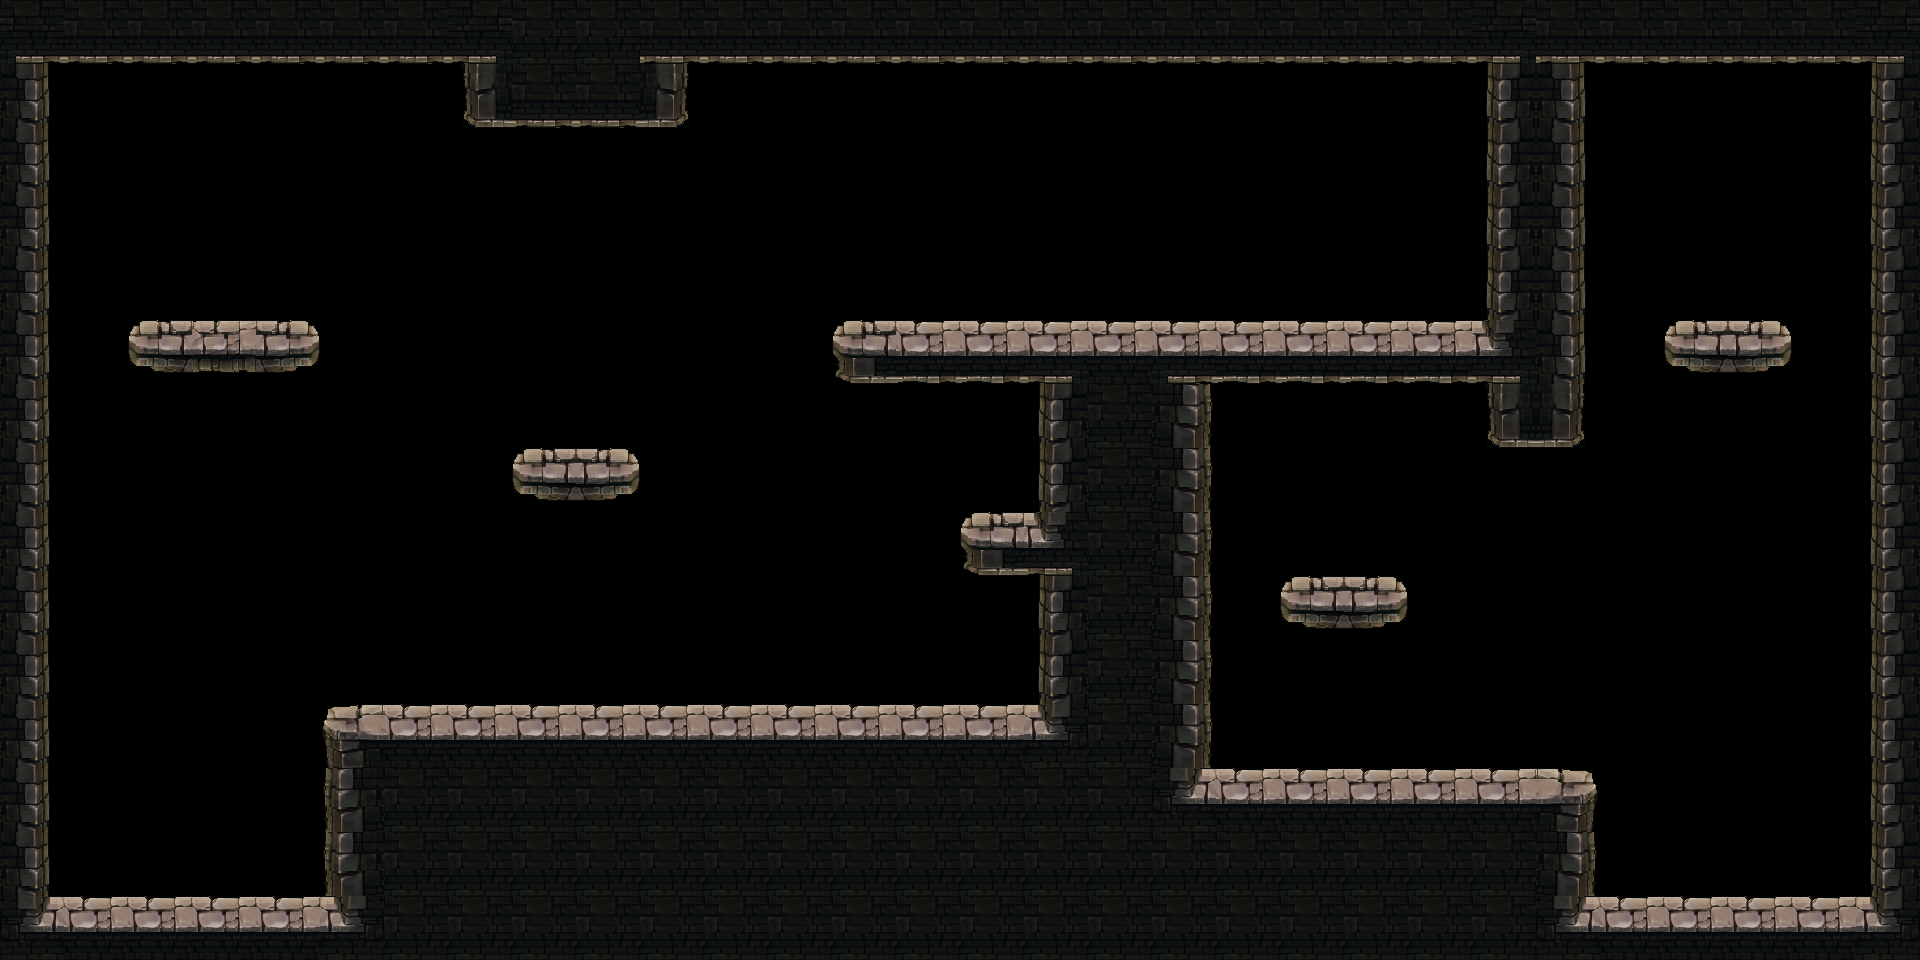

A 2D game scene composited from a Tiled map and its tileset images. What follows is a short description and the map's XML, with every tile layer's data as written:
An orthogonal 30x15 tile map with 64x64 px tiles, 2 tile layers (solido, plataforma).

<map version="1.0" tiledversion="1.0.3" orientation="orthogonal" renderorder="right-down" width="30" height="15" tilewidth="64" tileheight="64" nextobjectid="1">
 <tileset firstgid="1" name="Tileset_oficial_v2" tilewidth="64" tileheight="64" tilecount="288" columns="18">
  <image source="../PNGs/Tileset_oficial_v4.png" width="1152" height="1024" />
 </tileset>
 <layer name="solido" width="30" height="15">
  <data encoding="csv">
146,55,55,55,55,55,55,150,202,202,55,55,55,55,55,55,55,55,55,55,55,55,55,150,55,55,55,55,55,150,
164,0,0,0,0,0,0,114,55,55,115,0,0,0,0,0,0,0,0,0,0,0,0,222,164,0,0,0,0,204,
164,0,0,0,0,0,0,0,0,0,0,0,0,0,0,0,0,0,0,0,0,0,0,222,164,0,0,0,0,222,
164,0,0,0,0,0,0,0,0,0,0,0,0,0,0,0,0,0,0,0,0,0,0,222,164,0,0,0,0,222,
164,0,0,0,0,0,0,0,0,0,0,0,0,0,0,0,0,0,0,0,0,0,0,222,164,0,0,0,0,222,
164,0,0,0,0,0,0,0,0,0,0,0,0,0,0,0,113,63,111,0,0,0,0,42,164,0,0,0,0,222,
164,0,0,0,0,0,0,0,0,0,0,0,0,0,0,0,131,202,203,0,0,0,0,114,115,0,0,0,0,222,
164,0,0,0,0,0,0,0,0,0,0,0,0,0,0,0,131,202,203,0,0,0,0,0,0,0,0,0,0,222,
164,0,0,0,0,0,0,0,0,0,0,0,0,0,0,0,42,202,203,0,0,0,0,0,0,0,0,0,0,222,
164,0,0,0,0,0,0,0,0,0,0,0,0,0,0,0,131,202,203,0,0,0,0,0,0,0,0,0,0,222,
164,0,0,0,0,0,0,0,0,0,0,0,0,0,0,0,131,202,203,0,0,0,0,0,0,0,0,0,0,222,
182,0,0,0,0,62,237,237,237,237,237,237,237,237,237,237,240,202,203,0,0,0,0,0,0,0,0,0,0,222,
200,0,0,0,0,183,202,202,202,202,202,202,202,202,202,202,202,202,236,237,237,237,237,237,167,0,0,0,0,222,
218,0,0,0,0,201,202,202,202,202,202,202,202,202,202,202,202,202,202,202,202,202,202,202,203,0,0,0,0,222,
236,237,237,237,238,240,202,202,202,202,202,202,202,202,202,202,202,202,202,202,202,202,202,202,236,237,237,237,238,240
</data>
 </layer>
 <layer name="plataforma" width="30" height="15">
  <data encoding="csv">
0,0,0,0,0,0,0,0,0,0,0,0,0,0,0,0,0,0,0,0,0,0,0,0,0,0,0,0,0,0,
0,0,0,0,0,0,0,0,0,0,0,0,0,0,0,0,0,0,0,0,0,0,0,0,0,0,0,0,0,0,
0,0,0,0,0,0,0,0,0,0,0,0,0,0,0,0,0,0,0,0,0,0,0,0,0,0,0,0,0,0,
0,0,0,0,0,0,0,0,0,0,0,0,0,0,0,0,0,0,0,0,0,0,0,0,0,0,0,0,0,0,
0,0,0,0,0,0,0,0,0,0,0,0,0,0,0,0,0,0,0,0,0,0,0,0,0,0,0,0,0,0,
0,0,119,120,121,0,0,0,0,0,0,0,0,224,148,148,0,0,0,148,148,148,148,0,0,0,102,103,0,0,
0,0,0,0,0,0,0,0,0,0,0,0,0,0,0,0,0,0,0,0,0,0,0,0,0,0,0,0,0,0,
0,0,0,0,0,0,0,0,102,103,0,0,0,0,0,0,0,0,0,0,0,0,0,0,0,0,0,0,0,0,
0,0,0,0,0,0,0,0,0,0,0,0,0,0,0,224,0,0,0,0,0,0,0,0,0,0,0,0,0,0,
0,0,0,0,0,0,0,0,0,0,0,0,0,0,0,0,0,0,0,0,102,103,0,0,0,0,0,0,0,0,
0,0,0,0,0,0,0,0,0,0,0,0,0,0,0,0,0,0,0,0,0,0,0,0,0,0,0,0,0,0,
0,0,0,0,0,0,0,0,0,0,0,0,0,0,0,0,0,0,0,0,0,0,0,0,0,0,0,0,0,0,
0,0,0,0,0,0,0,0,0,0,0,0,0,0,0,0,0,0,0,0,0,0,0,0,0,0,0,0,0,0,
0,0,0,0,0,0,0,0,0,0,0,0,0,0,0,0,0,0,0,0,0,0,0,0,0,0,0,0,0,0,
0,0,0,0,0,0,0,0,0,0,0,0,0,0,0,0,0,0,0,0,0,0,0,0,0,0,0,0,0,0
</data>
 </layer>
</map>
